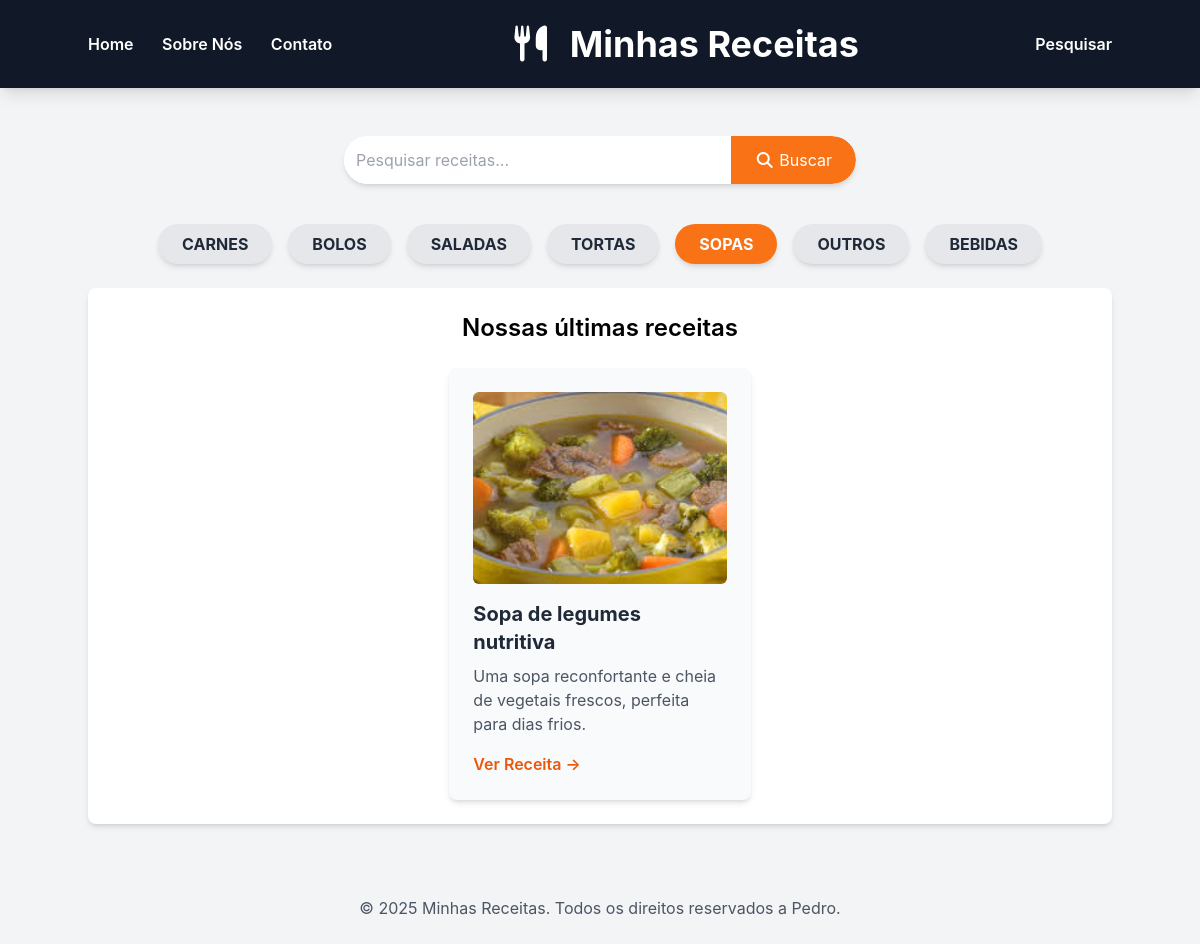
/categoria/SOPAS/, run on the app's committed database.
### receitas/models.py (models this page shows, shortened)
class Receita(models.Model):
    CATEGORIAS = [
        ('BOLOS', 'Bolos'),
        ('TORTAS', 'Tortas'),
        ('CARNES', 'Carnes'),
        ('SALADAS', 'Saladas'),
        ('SOPAS', 'Sopas'),
        ('BEBIDAS', 'Bebidas'),
        ('OUTROS', 'Outros'),
    ]
    title = models.CharField(max_length=200)
    description = models.TextField()
    ingredients = models.TextField()
    instructions = models.TextField()
    categoria = models.CharField(max_length=100, choices=CATEGORIAS)
    image = models.ImageField(upload_to='receitas/images/', blank=True, null=True)
    created_at = models.DateTimeField(auto_now_add=True)
    updated_at = models.DateTimeField(auto_now=True)

### receitas/views.py (the view)
# urls.py: 2. Add a URL to urlpatterns:  path('', views.home, name='home')
def home(request, categoria_nome=None):
    categorias = Receita.objects.values_list('categoria', flat=True).distinct()
    if categoria_nome:
        receitas = Receita.objects.filter(categoria__iexact=categoria_nome)
    else:
        receitas = Receita.objects.all()
    context = {
        'receitas': receitas,
        'categorias': categorias,
        'active_categoria': categoria_nome,  # Para saber qual botão destacar
    }
    return render(request, 'receitas/home.html', context)

### receitas/templates/receitas/home.html (shortened to what this page needs)
{% extends "receitas/base.html" %}
{% load static %}
{% block content %}
    <section class="container mx-auto mt-8 p-4 flex justify-center">
        <form action="{% url 'home' %}" method="GET" class="w-full max-w-lg flex bg-white rounded-full shadow-md overflow-hidden">
            <input type="text" name="q" placeholder="Pesquisar receitas..." class="flex-grow p-3 text-gray-700 focus:outline-none" value="{{ request.GET.q }}">
            <button type="submit" class="bg-orange-500 text-white px-6 py-2 rounded-r-full hover:bg-orange-600 transition duration-300">
                <i class="fas fa-search"></i> Buscar
            </button>
        </form>
    </section>
    <section class="container mx-auto px-4 mt-6 text-center">
        <div class="flex flex-wrap items-center justify-center gap-4">
            {% if categorias %}
                {% for categoria in categorias %}
                    {% if categoria %}
                        <a href="{% url 'receitas_por_categoria' categoria %}"
                           class="font-bold py-2 px-6 rounded-full transition-colors duration-300 ease-in-out shadow-md
                                  {% if categoria == active_categoria %}
                                      bg-orange-500 text-white hover:bg-orange-600
                                  {% else %}
                                      bg-gray-200 text-gray-800 hover:bg-gray-300
                                  {% endif %}
                           ">
                           {{ categoria }}
                        </a>
                    {% endif %}
                {% endfor %}
            {% endif %}
        </div>
    </section>
    <main class="container mx-auto p-6 bg-white rounded-lg shadow-md mt-6">
        <h2 class="text-2xl font-semibold mb-6 text-center">Nossas últimas receitas</h2>
        <div class="flex flex-wrap justify-center gap-6">
            {% if receitas %}
                {% for receita in receitas %}
                <div class="w-full sm:w-[calc(50%-1.5rem)] lg:w-[calc(33.333%-1.5rem)] bg-gray-50 p-6 rounded-lg shadow-md hover:shadow-lg transition-shadow duration-300 ease-in-out">
                    {% if receita.image %}
                    <img src="{{ receita.image.url }}" alt="{{ receita.title }}" class="w-full h-48 object-cover rounded-md mb-4">
                    {% endif %}
                    <h3 class="text-xl font-bold mb-2 text-gray-800">{{ receita.title }}</h3>
                    <p class="text-gray-600 mb-4">{{ receita.description|truncatewords:20 }}</p>
                    <a href="{% url 'receita_detail' receita.id %}" class="text-orange-600 hover:text-orange-800 font-semibold">Ver Receita &rarr;</a>
                </div>
                {% endfor %}
            {% else %}
                <p>Nenhuma receita encontrada.</p>
            {% endif %}
        </div>
    </main>
{% endblock %}

### receitas/templates/receitas/base.html (style rules this page uses)
body { font-family: 'Inter', sans-serif; }

### data on the page
Receita: image (picture), title "Sopa de legumes nutritiva", description "Uma sopa reconfortante e cheia de vegetais frescos, perfeita para dias frios."

### other printed values
{{ categoria }} "CARNES" "BOLOS" "SALADAS" "TORTAS" "SOPAS" "OUTROS" "BEBIDAS"
